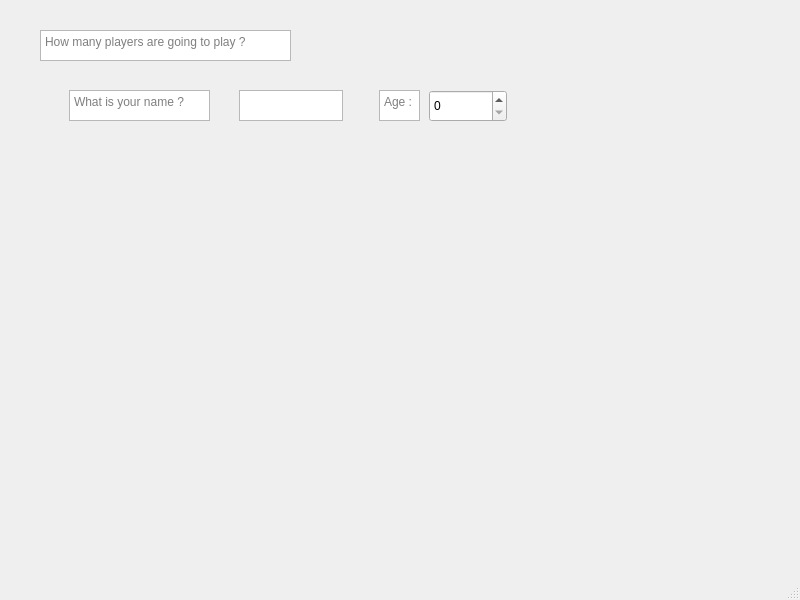
<?xml version="1.0" encoding="UTF-8"?>
<ui version="4.0">
 <class>MainWindow</class>
 <widget class="QMainWindow" name="MainWindow">
  <property name="geometry">
   <rect>
    <x>0</x>
    <y>0</y>
    <width>800</width>
    <height>600</height>
   </rect>
  </property>
  <property name="windowTitle">
   <string>MainWindow</string>
  </property>
  <widget class="QWidget" name="centralwidget">
   <widget class="QPlainTextEdit" name="playersNumberQuestion">
    <property name="geometry">
     <rect>
      <x>40</x>
      <y>30</y>
      <width>251</width>
      <height>31</height>
     </rect>
    </property>
    <property name="placeholderText">
     <string>How many players are going to play ?</string>
    </property>
   </widget>
   <widget class="QWidget" name="widget" native="true">
    <property name="geometry">
     <rect>
      <x>49</x>
      <y>90</y>
      <width>711</width>
      <height>61</height>
     </rect>
    </property>
    <widget class="QTextEdit" name="questionName">
     <property name="geometry">
      <rect>
       <x>20</x>
       <y>0</y>
       <width>141</width>
       <height>31</height>
      </rect>
     </property>
     <property name="placeholderText">
      <string>What is your name ?</string>
     </property>
    </widget>
    <widget class="QTextEdit" name="questionAge">
     <property name="geometry">
      <rect>
       <x>330</x>
       <y>0</y>
       <width>41</width>
       <height>31</height>
      </rect>
     </property>
     <property name="placeholderText">
      <string>Age :</string>
     </property>
    </widget>
    <widget class="QSpinBox" name="ageOfPlayer">
     <property name="geometry">
      <rect>
       <x>380</x>
       <y>0</y>
       <width>78</width>
       <height>32</height>
      </rect>
     </property>
    </widget>
    <widget class="QPlainTextEdit" name="nameOfPlayer">
     <property name="geometry">
      <rect>
       <x>190</x>
       <y>0</y>
       <width>104</width>
       <height>31</height>
      </rect>
     </property>
    </widget>
   </widget>
  </widget>
  <widget class="QMenuBar" name="menubar">
   <property name="geometry">
    <rect>
     <x>0</x>
     <y>0</y>
     <width>800</width>
     <height>30</height>
    </rect>
   </property>
  </widget>
  <widget class="QStatusBar" name="statusbar"/>
 </widget>
 <resources/>
 <connections/>
</ui>
